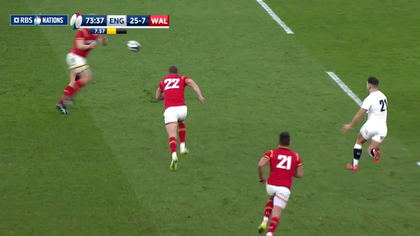
%> input picture Images/frame0001.png, 420 x 236 px, shrunk from 640 x 360 before the run
$ octave YCbCr.m   (GNU Octave 9; MATLAB toolbox functions it lacks are replaced by stand-ins)
%> lines starting %> are read from the running program, lines starting %| are printed output that depends on the picture
### Images/horizontal_debayer1.m
function[I]=horizontal_debayer(Is)

[N,M]=size(Is);

%immagine interpolata
Ih=zeros(N,M,3);
%la bayer mask ?
%G R
%B G

%%
%%creo la componente G

%copio i valori di G disponibili
%righe dispari
for y=1:2:N
    for x=1:2:M
        Ih(y,x,2)=Is(y,x);
    end;
end;

%righe pari
for y=2:2:N
    for x=2:2:M
        Ih(y,x,2)=Is(y,x);
    end;
end;

%(pi? velocemente si poteva fare)
%Ih(1:2:N,1:2:M,2)=Is(1:2:N,1:2:M);
%Ih(2:2:N,2:2:M,2)=Is(2:2:N,2:2:M);

%interpolo G
%righe dispari
for y=1:2:N
    for x=2:2:M-1
        Ih(y,x,2)=(Ih(y,x-1,2)+Ih(y,x+1,2))/2;
    end;
    Ih(y,M,2)=Ih(y,M-1,2);  %l'ultimo valore lo copio
end;

%pi? velocemente
%Ih(1:2:N,2:2:M-1,2)=(Ih(1:2:N,1:2:M-2,2)+Ih(1:2:N,3:2:M,2))/2;
%Ih(1:2:N,M,2)=Is(1:2:N,M-1,2);


%righe pari
for y=2:2:N
    for x=3:2:M
        Ih(y,x,2)=(Ih(y,x-1,2)+Ih(y,x+1,2))/2;
    end;
    Ih(y,1,2)=Ih(y,2,2);  %il primo valore lo copio
end;

%pi? velocemente
%Ih(2:2:N,3:2:M,2)=(Ih(2:2:N,2:2:M-1,2)+Ih(2:2:N,4:2:M,2))/2;
%Ih(2:2:N,1,2)=Ih(2:2:N,2,2);

%%fine G
%%


%%
%%creo la componente R

%copio i valori di R disponibili
%righe dispari
for y=1:2:N
    for x=2:2:M
        Ih(y,x,1)=Is(y,x);
    end;
end;

%(pi? velocemente si poteva fare)
%Ih(1:2:N,2:2:M,1)=Is(1:2:N,2:2:M);

%interpolo R
%righe dispari
for y=1:2:N
    for x=3:2:M
        Ih(y,x,1)=(Ih(y,x-1,1)+Ih(y,x+1,1))/2;
    end;
    Ih(y,M,1)=Ih(y,2,1);  %il primo valore lo copio
end;

%pi? velocemente
%Ih(1:2:N,3:2:M,1)=(Ih(1:2:N,2:2:M-1,1)+Ih(1:2:N,4:2:M,1))/2;
%Ih(1:2:N,1,1)=Ih(1:2:N,2,1);

%le righe pari possono essere interpolate in toto
for y=2:2:N-1
    Ih(y,:,1)=(Ih(y-1,:,1)+Ih(y+1,:,1))/2;
end;
Ih(N,:,1)=Ih(N-1,:,1);

%pi? velocemente
%Ih(2:2:N-1,:,1)=(Ih(1:2:N-2,:,1)+Ih(3:2:N,:,1))/2;
%Ih(N,:,1)=Ih(N-1,:,1);

%%fine R
%%


%%
%%creo la componente B

%copio i valori di B disponibili
%righe pari
for y=2:2:N
    for x=1:2:M
        Ih(y,x,3)=Is(y,x);
    end;
end;

%(pi? velocemente si poteva fare)
%Ih(2:2:N,1:2:M,3)=Is(2:2:N,1:2:M);

%interpolo B
%righe pari
for y=2:2:N
    for x=2:2:M-1
        Ih(y,x,3)=(Ih(y,x-1,3)+Ih(y,x+1,3))/2;
    end;
    Ih(y,M,3)=Ih(y,M-1,3);  %l'ultimo valore lo copio
end;

%pi? velocemente
%Ih(2:2:N,2:2:M-1,3)=(Ih(2:2:N,1:2:M-2,3)+Ih(2:2:N,3:2:M,3))/2;
%Ih(2:2:N,M,3)=Ih(2:2:N,M-1);

%le righe dispari possono essere interpolate in toto
for y=3:2:N
    Ih(y,:,3)=(Ih(y-1,:,3)+Ih(y+1,:,3))/2;
end;
Ih(1,:,3)=Ih(2,:,3);

%pi? velocemente
%Ih(3:2:N,:,3)=(Ih(2:2:N-2,:,3)+Ih(4:2:N,:,3))/2;
%Ih(1,:,3)=Ih(2,:,3);

%%fine B
%%

I=uint8(Ih);

### Images/YCbCr.m
%Laboratorio di Internet e Multimedia
%Esperienza di laboratorio Immagini n. 1
%Tecniche di demosaicing: applicazioni in image tampering
%8/11/2017
%
%docente: Simone Milani (simone.milani@dei.unipd.it)
%
%Localize the tampering

clear all;
close all;

%carica l'immagine
I=uint8(imread('frame0001.png'));
%> I is the input picture: size 236x420x3 uint8; mean R, G, B 95.4, 116.8, 63.6

%convert in YUV
R = I(:,:,1);
G = I(:,:,2);
B = I(:,:,3);
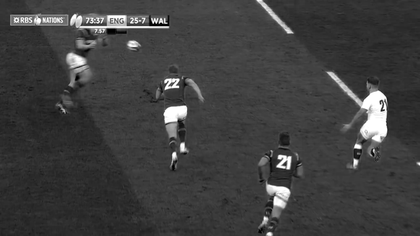
%> B: size 236x420 uint8; min 0, max 255, mean 63.6
Y = 0.299 * R + 0.587 * G + 0.114 * B;
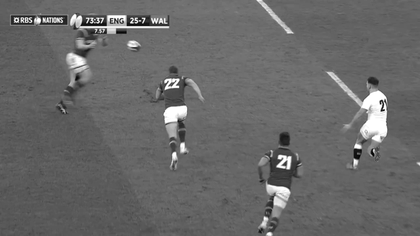
%> Y: size 236x420 uint8; min 1, max 255, mean 104.4
U = -0.14713 * R - 0.28886 * G + 0.436 * B;
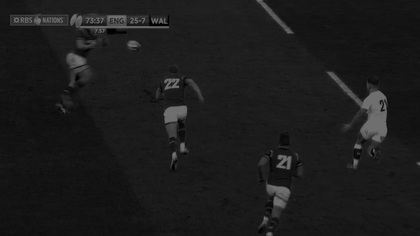
%> U: size 236x420 uint8; min 0, max 111, mean 27.7
V = 0.615 * R - 0.51499 * G - 0.10001 * B;

%convert to YCbCr
I = rgb2ycbcr(I);
%> I: size 236x420x3 uint8; mean of channels 1, 2, 3 105.6, 107.8, 122.3

%calcola le dimensioni
[N,M,ch]=size(I);
%> N = 236; M = 420; ch = 3

%genera una Bayer mask matrix
%si assume che la bayer mask abbia struttura
%G R
%B G
Is=zeros(N,M);
Is(1:2:N,1:2:M)=I(1:2:N,1:2:M,2);
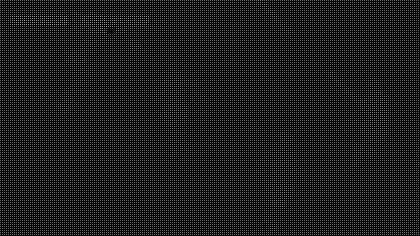
%> Is: size 236x420 double; min 0, max 166, mean 26.9
Is(2:2:N,1:2:M)=I(2:2:N,1:2:M,3);
Is(1:2:N,2:2:M)=I(1:2:N,2:2:M,1);
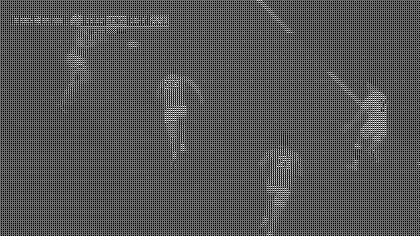
%> Is: size 236x420 double; min 0, max 235, mean 83.9
Is(2:2:N,2:2:M)=I(2:2:N,2:2:M,2);
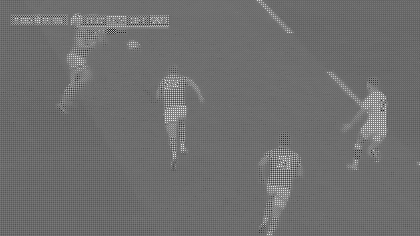
%> Is: size 236x420 double; min 18, max 235, mean 110.9

%interpolazione orizzontale
Ih=horizontal_debayer1(Is);
%> after the loop in horizontal_debayer, `for y=1:2:N`: Ih: size 236x420x3 double; mean of channels 1, 2, 3 0, 26.9, 0
%> after the loop in horizontal_debayer, `for y=2:2:N`: Ih: size 236x420x3 double; mean of channels 1, 2, 3 0, 53.9, 0
%> after the loop in horizontal_debayer, `for y=1:2:N`: Ih: size 236x420x3 double; mean of channels 1, 2, 3 0, 80.8, 0
%> after the loop in horizontal_debayer, `for y=2:2:N`: Ih: size 236x420x3 double; mean of channels 1, 2, 3 0, 107.8, 0
%> after the loop in horizontal_debayer, `for y=1:2:N`: Ih: size 236x420x3 double; mean of channels 1, 2, 3 26.4, 107.8, 0
%> after the loop in horizontal_debayer, `for y=1:2:N`: Ih: size 236x420x3 double; mean of channels 1, 2, 3 52.7, 107.8, 0
%> after the loop in horizontal_debayer, `for y=2:2:N-1`: Ih: size 236x420x3 double; mean of channels 1, 2, 3 105, 107.8, 0
%> in horizontal_debayer, `Ih(N,:,1)=Ih(N-1,:,1);`: Ih: size 236x420x3 double; mean of channels 1, 2, 3 105.4, 107.8, 0
%> after the loop in horizontal_debayer, `for y=2:2:N`: Ih: size 236x420x3 double; mean of channels 1, 2, 3 105.4, 107.8, 30.6
%> after the loop in horizontal_debayer, `for y=2:2:N`: Ih: size 236x420x3 double; mean of channels 1, 2, 3 105.4, 107.8, 61.1
%> after the loop in horizontal_debayer, `for y=3:2:N`: Ih: size 236x420x3 double; mean of channels 1, 2, 3 105.4, 107.8, 121.8
%> in horizontal_debayer, `Ih(1,:,3)=Ih(2,:,3);`: Ih: size 236x420x3 double; mean of channels 1, 2, 3 105.4, 107.8, 122.3
%> in horizontal_debayer, `I=uint8(Ih);`: I: size 236x420x3 uint8; mean of channels 1, 2, 3 105.6, 107.8, 122.4

%calcola le differenze su ciascuna componente di colore
dRh=double(I(:,:,1)-Ih(:,:,1));
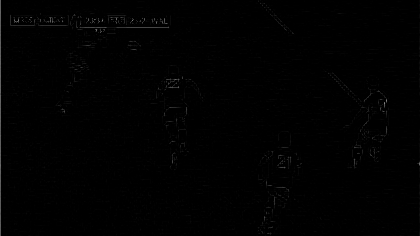
%> dRh: size 236x420 double; min 0, max 129, mean 1.2
dGh=double(I(:,:,2)-Ih(:,:,2));
dBh=double(I(:,:,3)-Ih(:,:,3));

%visualizza le differenze
%interpolazione orizzontale
figure(1)
subplot(2,2,1);
imshow(ycbcr2rgb(I));
title('Immagine originale');
subplot(2,2,2);
imagesc(dRh);
title('dR con int. orizz.');
subplot(2,2,3);
imagesc(dGh);
title('dG con int. orizz.');
subplot(2,2,4);
imagesc(dBh);
title('dB con int. orizz.');
